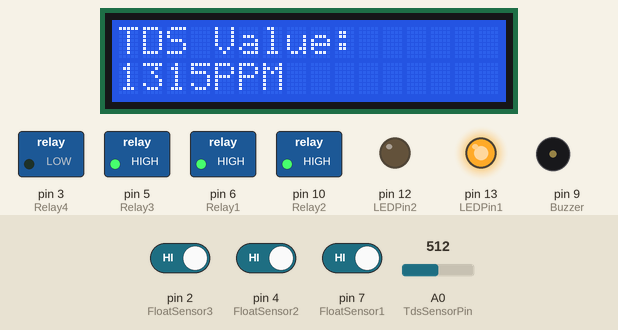
Simulated run of this sketch. Board: Arduino Uno, built with avr-gcc and run on an emulated ATmega328P. On the bench: 16×2 character LCD, switched loads named in the sketch (green lamp = pin HIGH), output pins drawn as LEDs (lit = HIGH), buzzer (waves = sounding, pin HIGH). Inputs (shaded band) come from the test bench; at power-on: A0 (TdsSensorPin) = 512, pin 2 (FloatSensor3) HIGH, pin 7 (FloatSensor1) HIGH, pin 4 (FloatSensor2) HIGH. What the sketch prints to the serial monitor is not drawn.

Above: at 1.2 s.
1.3 s: A0 (TdsSensorPin) set to 407
At 2.9 s:
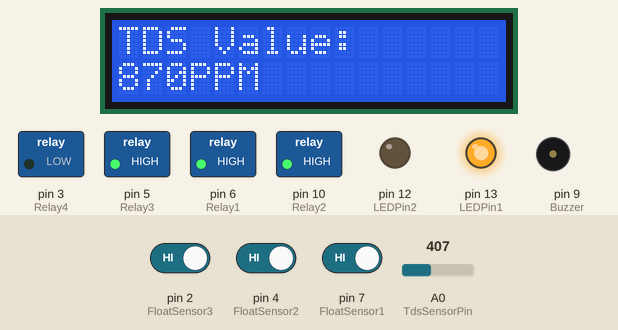
5.5 s: A0 (TdsSensorPin) set to 384
At 8.0 s:
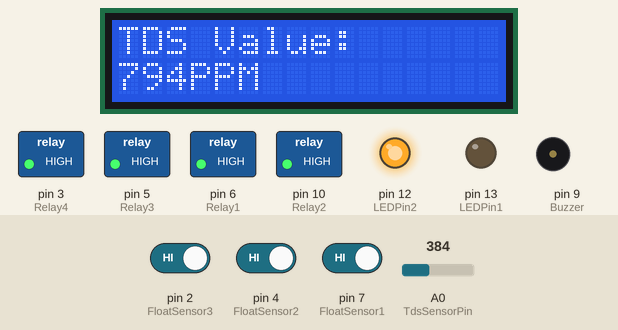
9.7 s: pin 2 (FloatSensor3) driven LOW
At 10.7 s:
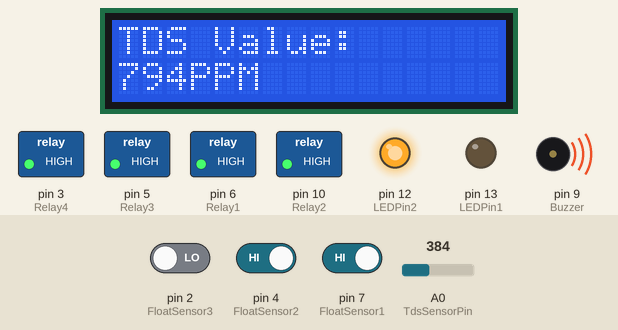
13.8 s: pin 7 (FloatSensor1) driven LOW
At 15.1 s:
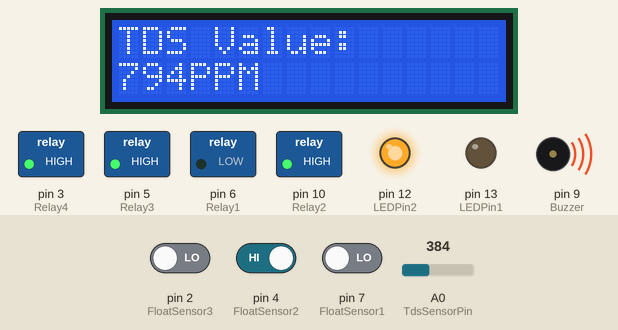
17.8 s: A0 (TdsSensorPin) set to 511
At 20.2 s:
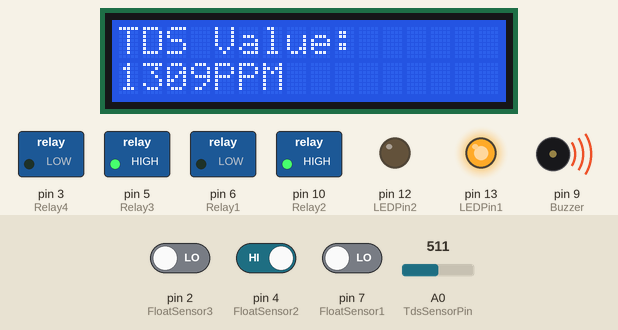
22.0 s: A0 (TdsSensorPin) set to 122
At 24.3 s:
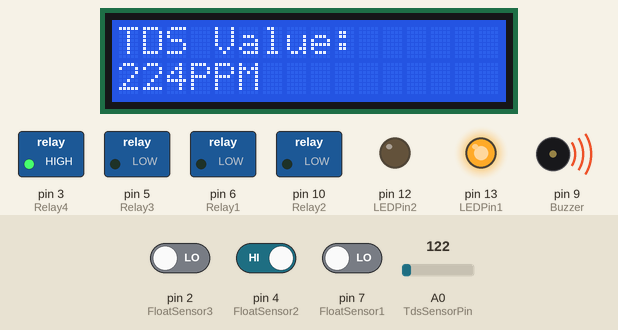
Timing chart, 0 to 25.8 s (numbered marks = the images above; inputs shaded):
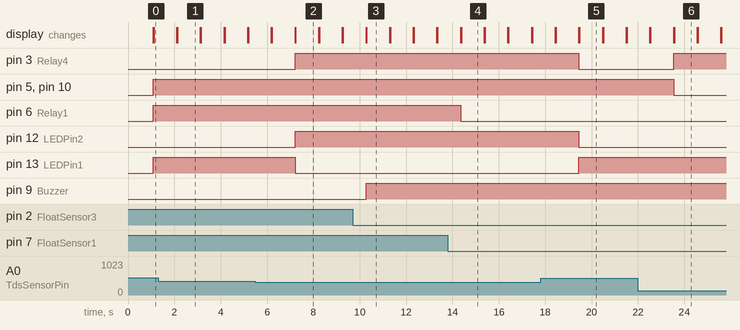

Measured:
- the behaviour switches between 399 and 398 on A0 (TdsSensorPin) (found by bisection; images 1 and 2)
- after the input at 1.3 s, the display: first differs from a run without the input after 0.82 s (image 1)
- after the input at 5.5 s, pin 3 (Relay4), pin 12 (LEDPin2): LOW → HIGH after 1.7 s; pin 13 (LEDPin1): HIGH → LOW after 1.7 s; the display: first differs from a run without the input after 0.71 s (image 2)
- after the input at 9.7 s, pin 9 (Buzzer): LOW → HIGH after 0.57 s
- after the input at 13.8 s, pin 6 (Relay1): HIGH → LOW after 0.55 s
- after the input at 17.8 s, pin 3 (Relay4), pin 12 (LEDPin2): HIGH → LOW after 1.7 s; pin 13 (LEDPin1): LOW → HIGH after 1.7 s; the display: first differs from a run without the input after 0.65 s (image 5)
- after the input at 22.0 s, pin 3 (Relay4): LOW → HIGH after 1.5 s; pin 5 (Relay3), pin 10 (Relay2): HIGH → LOW after 1.5 s; the display: first differs from a run without the input after 0.54 s (image 6)

The sketch:

Pemantauan_Air_Nutrisi_Hidroponik.ino
```cpp
#include <EEPROM.h>
#include <GravityTDS.h>
#include <LiquidCrystal_I2C.h>

#define TdsSensorPin A0
GravityTDS gravityTds;
float tdsValue=0;

LiquidCrystal_I2C lcd(0x27, 16, 2);

//Deklarasi LED
int LEDPin1 = 13;
int LEDPin2 = 12;

//Deklarasi Float water level sensor
int FloatSensor1 = 7;
int FloatSensor2 = 4;
int FloatSensor3 = 2;
int Relay1 = 6;
int Relay2 = 10;
int Relay3 = 5;
int Relay4 = 3;
int Buzzer = 9;
int buttonState1 = 1; //reads pushbutton status
int buttonState2 = 1;
int buttonState3 = 1;


void setup(){
  Serial.begin(115200);

//  LCD
  lcd.begin(16, 2);
  lcd.backlight();

//  Gravity TDS Meter
  gravityTds.setPin(TdsSensorPin);
  gravityTds.setAref(5.0);  //reference voltage on ADC, default 5.0V on Arduino UNO
  gravityTds.setAdcRange(1024);  //1024 for 10bit ADC;4096 for 12bit ADC
  gravityTds.begin();  //initialization

//  Deklarasikan pin Mode
  pinMode (FloatSensor1, INPUT_PULLUP);
  pinMode (FloatSensor2, INPUT_PULLUP);
  pinMode (FloatSensor3, INPUT_PULLUP);
  pinMode (Relay1, OUTPUT);
  pinMode (Relay2, OUTPUT);
  pinMode (Relay3, OUTPUT);
  pinMode (Relay4, OUTPUT);
  pinMode (LEDPin1, OUTPUT);
  pinMode (LEDPin2, OUTPUT);
  pinMode (Buzzer, OUTPUT);

}

void loop(){
//  gravityTds.setTemperature(temperature);
  gravityTds.update();  //sample and calculate
  tdsValue = gravityTds.getTdsValue();  // then get the value
  Serial.print(tdsValue, 0);
  Serial.println("ppm");
  lcd.setCursor(0, 0);
  lcd.print("TDS Value:");
  lcd.setCursor(0, 1);
  lcd.print(tdsValue,0);
  lcd.print("PPM");
  delay(1000);
  lcd.clear();

//  Kondisi sensor TDS-LED-Pompa
  if (tdsValue <= 560){
    digitalWrite(LEDPin1, HIGH);
    digitalWrite(LEDPin2, LOW);
    digitalWrite(Relay3, LOW);
    digitalWrite(Relay2, LOW);
    digitalWrite(Relay4, HIGH);//Kondisi nyala air murni
  }
  else if (tdsValue >= 840){
    digitalWrite(LEDPin1, HIGH);
    digitalWrite(LEDPin2, LOW);
    digitalWrite(Relay4, LOW);
    digitalWrite(Relay3, HIGH);
    digitalWrite(Relay2, HIGH);
  }
  else {
    digitalWrite(LEDPin2, HIGH);
    digitalWrite(LEDPin1, LOW);
    digitalWrite(Relay2, HIGH);
    digitalWrite(Relay3, HIGH);
    digitalWrite(Relay4, HIGH);
  }

//  Kondisi float sensor (penampung 1)
 buttonState1 = digitalRead(FloatSensor1);
 buttonState2 = digitalRead(FloatSensor2);
  if (buttonState1 == LOW) {
    digitalWrite(Relay1, LOW);
    Serial.println("WATER LEVEL - LOW");
  }
  else if (buttonState2 == HIGH) {
    digitalWrite(Relay1, HIGH);
  }

//  Kondisi Sensor Float 3 (penampung 2)
  buttonState3 = digitalRead(FloatSensor3);
  if (buttonState3 == HIGH) {
    digitalWrite(Buzzer, LOW);
    Serial.println("WATER LEVEL - HIGH");
  }
  else {
    digitalWrite(Buzzer, HIGH);
    Serial.println("WATER LEVEL - LOW");
  }
}
```
